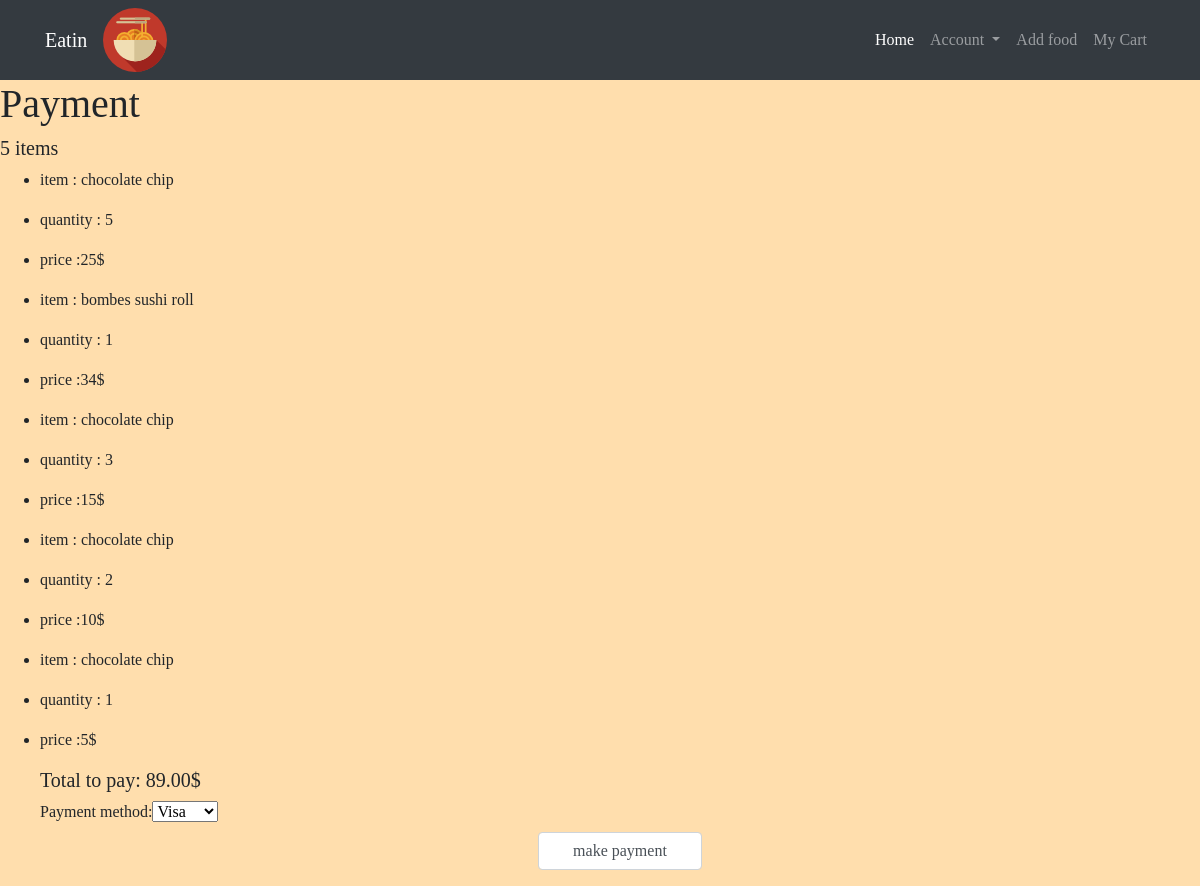
The app's page /payment/ (signed in) with its own data.
### myCart/models.py (models this page shows)
class Cart(models.Model):
    order = models.ForeignKey(Order,on_delete = models.SET_NULL,null=True,default=None)
    user = models.ForeignKey(User,
    on_delete = models.CASCADE
    )
    food = models.ForeignKey(Food,
    on_delete = models.CASCADE
    )
    added_time = models.DateTimeField(auto_now_add=True)
    quantity = models.IntegerField(blank=False,null=False)

### cook/models.py (models this page shows)
class Food(models.Model):
    user = models.ForeignKey(User,
    on_delete = models.CASCADE
    )
    title = models.CharField(max_length=20,null=True)
    description = models.CharField(max_length=100)
    price = models.DecimalField(max_digits=4, decimal_places=2,blank=False,null=False)
    created_at = models.DateTimeField(auto_now_add=True)
    updated_at = models.DateTimeField(auto_now=True)
    quantity = models.IntegerField(blank=False,null=False)
    image = models.ImageField(upload_to = 'images/',default=None,blank=True)
    category = models.CharField(
        max_length=10,
        default='OTHER',
        null=False,
        choices=  [
            ('ITALIAN', 'Italian'),
            ('DESERT', 'Desert'),
            ('BEVERAGES', 'Beverages'),
            ('THAI', 'Thai'),
            ('SUSHI', 'Sushi'),
            ('INADIAN', 'Indian'),
            ('MEDITERRANEAN','Mediterranean'),
            ('CHINESE','Chinese'),
            ('AMERICAN','American'),
            ('VIETNAMESE','Vietnamese'),
            ('GLUTEN-FREE','Gluten-Free'),
            ('VEGAN','Vegan'),
            ('SALAD','Salad'),
            ('ASIAN','Asian'),
            ('SOUP','Soup'),
            ('GREEK','Greek'),
            ('JAPANESE','Japanese'),
            ('HOME-COOKING','Home-Cooking'),
            ('OTHER','Other')
            ]
    )

### payment/views.py (the view)
# urls.py: path('', views.display_checkout, name='display_checkout'),
def display_checkout(request):
    if request.method == 'GET':
        user_id = request.user.id
        cart_items = Cart.objects.filter(user_id=user_id)
        count_items = cart_items.count()
        if count_items == 0:
            messages.info(request, "Your bag is empty")
            context = {}
        else:
            created_time = timezone.now()
            total_price = 0
            for item in cart_items:
                sub_total = item.quantity*item.food.price
                total_price += sub_total
            form = PaymentForm()
            context = {
                        "cart_items":cart_items,
                        "count_items":count_items,
                        "total_price":total_price,
                        "form":form,
                        }
        return render(request, 'payment/index.html',context)
    else:
        return make_payment(request)

### payment/forms.py
class PaymentForm(forms.ModelForm):
    class Meta:
        model = Order
        fields = ['payment_method']

### payment/templates/payment/index.html (shortened to what this page needs)
{% extends 'base.html' %}
{% block content %}
<h1>Payment<h1>
    <h5>{{count_items}} items</h5>
    <ul>{% for item in cart_items %}
      <li>
        <p><span>item :</span> <span>{{item.food.title}}</span></p>
      </li>
      <li>
        <p><span>quantity :</span> <span>{{item.quantity}}</span></p>
      </li>
      <li>
        <p><span>price :</span><span>{% widthratio item.quantity 1 item.food.price %}$ </span></p>
      </li>
      {% endfor %}
      <h5>Total to pay: {{total_price}}$</h5>
    <form action="{% url 'make_payment' %}" method="post">
      {{form}}
      <div class="form-group col-lg-2 container center_div">
      <input type="submit" class="form-control" value="make payment">
    </form>
      {% endblock %}

### static/eatin/style.css (style rules this page uses)
body { background-color: NavajoWhite; }

### records on screen
Cart: food "chocolate chip", quantity "5", quantity+food "25"
Cart: food "bombes sushi roll", quantity "1", quantity+food "34"
Cart: food "chocolate chip", quantity "3", quantity+food "15"
Cart: food "chocolate chip", quantity "2", quantity+food "10"
Cart: food "chocolate chip", quantity "1", quantity+food "5"

### other values on screen
{{ count_items }} "5"
